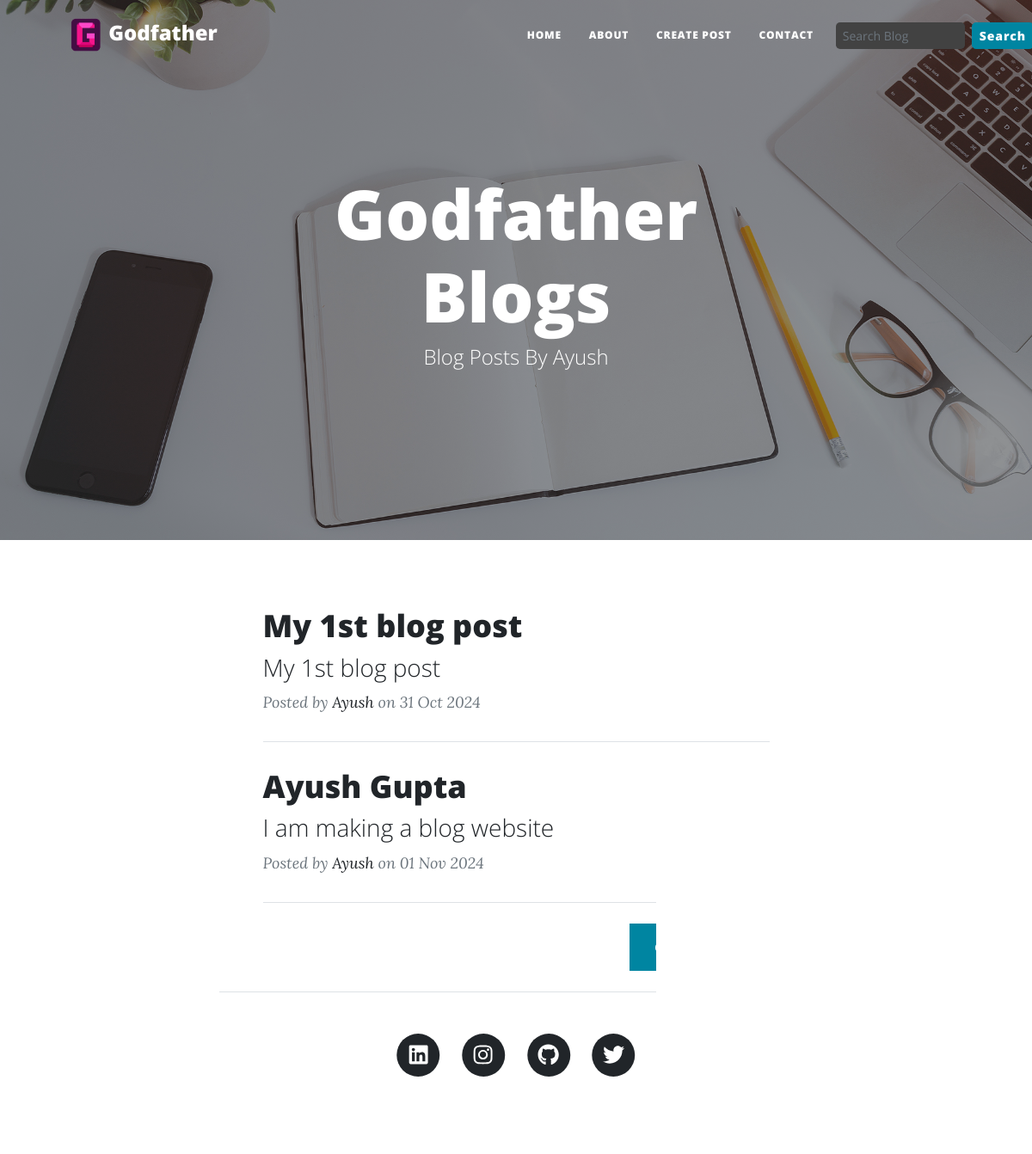
The page / on the database its author committed.
### main.py (models this page shows)
class Post(db.Model):
    __bind_key__ = "posts"
    Sr = db.Column(db.Integer, primary_key=True)
    title = db.Column(db.String(50), nullable=False)
    sub_title = db.Column(db.String(50), nullable=False)
    content = db.Column(db.String(1500), nullable=False)
    background_image = db.Column(db.String(100), nullable=False)
    date = db.Column(db.String(20), default=time.strftime("%d %b %Y"))

### main.py (the view)
@app.route("/")
def hello():
    posts = Post.query.filter_by().all()
    last = math.ceil(len(posts) / int(parameter["no_of_posts"]))
    page = request.args.get("page")
    if not str(page).isnumeric():
        page = 1
    page = int(page)
    posts = posts[(page - 1)* int(parameter["no_of_posts"]) : (page - 1)* int(parameter["no_of_posts"])+ int(parameter["no_of_posts"])]
    if page == 1:
        prev = "#"
        next = "/?page=" + str(page + 1)
    elif page == last:
        prev = "/?page=" + str(page - 1)
        next = "#"
    else:
        prev = "/?page=" + str(page - 1)
        next = "/?page=" + str(page + 1)
    return render_template(
        "index.html", parameter=parameter, post=posts, prev=prev, next=next
    )

### templates/index.html (shortened to what this page needs)
{% extends 'base.html' %}
{% block body %}
<header class="masthead" style="background-image: url('static/img/home-bg.jpg')">
    <div class="container position-relative px-4 px-lg-5">
        <div class="row gx-4 gx-lg-5 justify-content-center">
            <div class="col-md-10 col-lg-8 col-xl-7">
                <div class="site-heading">
                    <h1>{{parameter["name"]}} Blogs</h1>
                    <span class="subheading">Blog Posts By {{parameter["writer"]}}</span>
                </div>
            </div>
        </div>
    </div>
</header>
<div class="container px-4 px-lg-5">
    <div class="row gx-4 gx-lg-5 justify-content-center">
        <div class="col-md-10 col-lg-8 col-xl-7">
            {% for p in post %}
            <div class="post-preview">
                <a href="/post/{{p.Sr}}">
                    <h2 class="post-title">{{p.title}}</h2>
                    <h3 class="post-subtitle">{{p.sub_title}}</h3>
                </a>
                <p class="post-meta">
                    Posted by
                    <a href="/about">{{parameter["writer"]}}</a>
                    on {{p.date}}
                </p>
            </div>
            <hr class="my-4" />
            {% endfor %}
            <div class="d-inline-flex w-100 justify-content-between">
                {% if next!="#" %}
                <a class="btn btn-primary text-uppercase mb-4 ms-auto" href="{{next}}">
                    Old Posts →
                </a>
                {% endif %}
            </div>
        </div>
    </div>
</div>
{% endblock body %}

### templates/base.html (shortened to what this page needs)
<!DOCTYPE html>
<html lang="en">
<head>
    <link href="\static\css\styles.css" rel="stylesheet">
</head>
<body>
    <nav class="navbar navbar-expand-lg navbar-light" id="mainNav">
        <div class="container px-4 px-lg-5">
            <a class="navbar-brand" href="/"><img id="logo" src="\static\img\alphabet G.png"> Godfather</a>
            <div class="collapse navbar-collapse" id="navbarResponsive">
                <ul class="navbar-nav ms-auto py-4 py-lg-0">
                    <li class="nav-item"><a class="nav-link px-lg-3 py-3 py-lg-4" href="/">Home</a></li>
                    <li class="nav-item"><a class="nav-link px-lg-3 py-3 py-lg-4" href="/about">About</a></li>
                    <li class="nav-item"><a class="nav-link px-lg-3 py-3 py-lg-4" href="/admin" style="white-space: nowrap;">Create Post</a></li>
                    <li class="nav-item"><a class="nav-link px-lg-3 py-3 py-lg-4" href="/contact">Contact</a></li>
                </ul>
            </div>
            <form class="d-flex" id="searchform" role="search" action="/search" method="POST">
                <input class="form-control form-control-sm me-2" type="search" placeholder="Search Blog"
                    aria-label="Search" id="searchbar" name="searchbar" style="color: white;">
                <button class="btn btn-primary btn-sm" type="submit" id="searchbtn">Search</button>
            </form>
        </div>
    </nav>
    {% block body%}
    {% endblock body%}
    <footer class="border-top">
        <div class="container px-4 px-lg-5">
            <div class="row gx-4 gx-lg-5 justify-content-center">
                <div class="col-md-10 col-lg-8 col-xl-7">
                    <ul class="list-inline text-center">
                        <li class="list-inline-item">
                            <a href="{{parameter['linkedin']}}" target="_blank">
                                <span class="fa-stack fa-lg">
                                    <i class="fas fa-circle fa-stack-2x"></i>
                                    <i class="fab fa-linkedin fa-stack-1x fa-inverse"></i>
                                </span>
                            </a>
                        </li>
                        <li class="list-inline-item">
                            <a href="{{parameter['instagram']}}" target="_blank">
                                <span class="fa-stack fa-lg">
                                    <i class="fas fa-circle fa-stack-2x"></i>
                                    <i class="fab fa-instagram fa-stack-1x fa-inverse"></i>
                                </span>
                            </a>
                        </li>
                        <li class="list-inline-item">
                            <a href="{{parameter['github']}}" target="_blank">
                                <span class="fa-stack fa-lg">
                                    <i class="fas fa-circle fa-stack-2x"></i>
                                    <i class="fab fa-github fa-stack-1x fa-inverse"></i>
                                </span>
                            </a>
                        </li>
                        <li class="list-inline-item">
                            <a href="https://x.com/AyushGu52268879" target="_blank">
                                <span class="fa-stack fa-lg">
                                    <i class="fas fa-circle fa-stack-2x"></i>
                                    <i class="fab fa-twitter fa-stack-1x fa-inverse"></i>
                                </span>
                            </a>
                        </li>
                    </ul>
                    <div class="small text-center text-muted fst-italic">Copyright &copy; Godfather 2024</div>
                </div>
            </div>
        </div>
    </footer>
</body>
</html>

### templates/base.html (style rules this page uses)
#searchform { margin-left: 10px; margin-right: -80px; }
#searchbar { width: 150px; border-radius: 0.3rem; border: none; background-color: rgb(66, 66, 66); }
#searchbtn { border-radius: 0.3rem; }
#logo { width: 42px; height: auto; }
.navbar-brand { font-size: 1.5rem; font-weight: bold; }

### rows shown on the page
Post: title "My 1st blog post", sub_title "My 1st blog post", writer "Ayush", date "31 Oct 2024"
Post: title "Ayush Gupta", sub_title "I am making a blog website", writer "Ayush", date "01 Nov 2024"

### other values the page prints
{{ parameter["name"] }} "Godfather"
{{ parameter["writer"] }} "Ayush"
